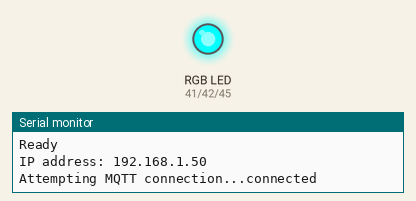
This sketch was run on a simulated ESP32. Shown: an RGB LED mixed from three pins (HIGH = lit), the last lines printed to the serial monitor. WiFi joins after 1.5 s; servers stay silent unless stated; random numbers use the default seed unless the sketch sets one; no MQTT or app messages arrive unless stated.

Above: at 1.56 s.
At 21.8 s:
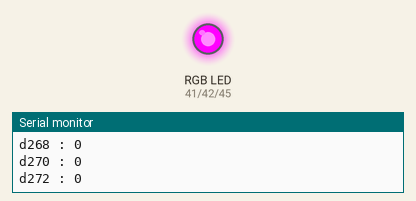
At 44.6 s:
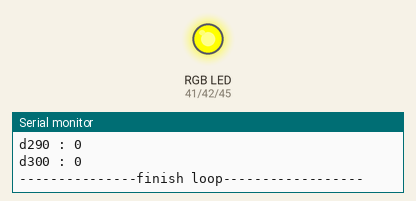
Timing chart, 0 to 53.9 s (numbered marks = the images above):
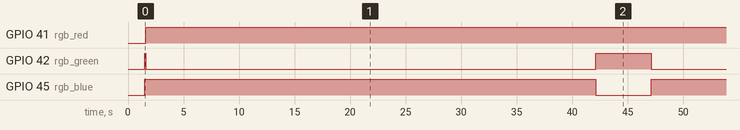

Measured:
- by itself, GPIO 41 (rgb_red): LOW → HIGH at 1.6 s
- by itself, GPIO 42 (rgb_green): repeats every 45.5 s: LOW 40.5 s, HIGH 5.0 s
- by itself, GPIO 45 (rgb_blue): alternates HIGH for 40.5 s and LOW for 5.0 s

The sketch:

AVS02.ino
```cpp
#include <WiFi.h>
#include <ESPmDNS.h>
#include <WiFiUdp.h>
#include <ArduinoOTA.h>
#include <PubSubClient.h>
#include <ModbusMaster.h>

ModbusMaster node;

//#define led_connection 42
//#define led_run 41

#define rgb_red 41
#define rgb_green 42
#define rgb_blue 45

const char* ssid = "DX_Project";
const char* password = "natmms22";
//const char* ssid = "TP-Link_EF46";
//const char* password = "98148813";
const char* mqtt_server = "192.168.1.2";

IPAddress local_IP(192, 168, 1, 72); // Static IP address192.168.100.164
IPAddress gateway(192, 168, 1, 1);    // Gateway IP address
IPAddress subnet(255, 255, 255, 0);     // subnet

WiFiClient espClient;
PubSubClient client(espClient);

/*void led()
{
  digitalWrite(led_connection , HIGH);
  delay(100);
  digitalWrite(led_connection , LOW);
  delay(100);
}*/

int count_connection;

void setup_wifi()
{
  delay(10);
  // We start by connecting to a WiFi network
  Serial.println();
  Serial.print("Connecting to ");
  Serial.println(ssid);

  WiFi.config(local_IP, gateway, subnet);
  WiFi.mode(WIFI_STA);
  WiFi.begin(ssid, password);

  while (WiFi.status() != WL_CONNECTED)
  {
    count_connection++;
    delay(500);
    Serial.print(".");
    if(count_connection>20)
    {
      ESP.restart();
    }
  }

  randomSeed(micros());

  Serial.println("");
  Serial.println("WiFi connected");
  Serial.println("IP address: ");
  Serial.println(WiFi.localIP());
}

void callback(char* topic, byte* payload, unsigned int length)
{
  Serial.print("Message arrived [");
  Serial.print(topic);
  Serial.print("] ");
  for (int i = 0; i < length; i++) {
    Serial.print((char)payload[i]);
  }
  Serial.println();

  // Switch on the LED if an 1 was received as first character
  if ((char)payload[0] == '1') {
    //digitalWrite(BUILTIN_LED, LOW);   // Turn the LED on (Note that LOW is the voltage level
    // but actually the LED is on; this is because
    // it is active low on the ESP-01)
  } else {
    //digitalWrite(BUILTIN_LED, HIGH);  // Turn the LED off by making the voltage HIGH
  }

}

int timeout ;

void reconnect()
{
  // Loop until we're reconnected
  if (!client.connected())
  {
    led_red();
    Serial.print("Attempting MQTT connection...");
    // Create a random client ID
    String clientId = "ESP8266Client-";
    clientId += String(random(0xffff), HEX);
    // Attempt to connect
    if (client.connect(clientId.c_str())) {
      Serial.println("connected");
      // Once connected, publish an announcement...
      //client.publish("outTopic", "hello world");
      // ... and resubscribe
      client.subscribe("inTopic");
    } else {
      Serial.print("failed, rc=");
      Serial.print(client.state());
      Serial.println(" try again in 5 seconds");
      // Wait 5 seconds before retrying
      //delay(5000);
      timeout++;
      if(timeout >= 10)
      {
        ESP.restart();
      }
    }
  }
}

void setup()
{
  Serial.begin(9600);
  Serial1.begin(9600);
  node.begin(1,Serial1);
  pinMode(rgb_red, OUTPUT);
  pinMode(rgb_green, OUTPUT);
  pinMode(rgb_blue, OUTPUT);
  //pinMode ( led_connection , OUTPUT);
  //pinMode ( led_run, OUTPUT);
  Serial.println("Booting");
  setup_wifi();

  // Port defaults to 3232
  // ArduinoOTA.setPort(3232);

  // Hostname defaults to esp3232-[MAC]
  ArduinoOTA.setHostname("AVS02");

  // No authentication by default
  ArduinoOTA.setPassword("1234");

  // Password can be set with it's md5 value as well
  // MD5(admin) = 21232f297a57a5a743894a0e4a801fc3
  // ArduinoOTA.setPasswordHash("21232f297a57a5a743894a0e4a801fc3");

  ArduinoOTA
    .onStart([]() {
      String type;
      if (ArduinoOTA.getCommand() == U_FLASH)
        type = "sketch";
      else // U_SPIFFS
        type = "filesystem";

      // NOTE: if updating SPIFFS this would be the place to unmount SPIFFS using SPIFFS.end()
      Serial.println("Start updating " + type);
    })
    .onEnd([]() {
      Serial.println("\nEnd");
    })
    .onProgress([](unsigned int progress, unsigned int total) {
      Serial.printf("Progress: %u%%\r", (progress / (total / 100)));
    })
    .onError([](ota_error_t error) {
      Serial.printf("Error[%u]: ", error);
      if (error == OTA_AUTH_ERROR) Serial.println("Auth Failed");
      else if (error == OTA_BEGIN_ERROR) Serial.println("Begin Failed");
      else if (error == OTA_CONNECT_ERROR) Serial.println("Connect Failed");
      else if (error == OTA_RECEIVE_ERROR) Serial.println("Receive Failed");
      else if (error == OTA_END_ERROR) Serial.println("End Failed");
    });

  ArduinoOTA.begin();

  Serial.println("Ready");
  Serial.print("IP address: ");
  Serial.println(WiFi.localIP());
  client.setServer(mqtt_server, 1883);
  client.setCallback(callback);
}

String rssi,d310,d312,d318,d530,d262,d264,d266,d268,d270,d272,d274,d276,d278,d280,d282,d284,d286,d288,d290,d300 ;
char i_rssi[16],i0[16],i1[16],i2[16],i3[16],i4[16],i5[16],i6[16],i7[16],i8[16],i9[16],i10[16],i11[16],i12[16],i13[16],i14[16],i15[16],i16[16],i17[16],i18[16],i19[16] ;


void loop()
{
  rssi = WiFi.RSSI();
  //Serial.print(WiFi.RSSI());
  ArduinoOTA.handle();
  if (!client.connected())
  {
    reconnect();
  }
  client.loop();
  led_green();
  //digitalWrite(led_connection, HIGH);
  Serial.println("\n---------------starting loop----------------");

  node.readHoldingRegisters(0, 1);
  Serial.print("d310 : ");
  Serial.println(node.getResponseBuffer(0));
  d310 = node.getResponseBuffer(0);
  node.clearResponseBuffer();

  node.readHoldingRegisters(1, 1);
  Serial.print("d312 : ");
  Serial.println(node.getResponseBuffer(0));
  d312 = node.getResponseBuffer(0);
  node.clearResponseBuffer();

  node.readHoldingRegisters(2, 1);
  Serial.print("d318 : ");
  Serial.println(node.getResponseBuffer(0));
  d318 = node.getResponseBuffer(0);
  node.clearResponseBuffer();


  node.readHoldingRegisters(3, 1);
  Serial.print("d530 : ");
  Serial.println(node.getResponseBuffer(0));
  d530 = node.getResponseBuffer(0);
  node.clearResponseBuffer();

  node.readHoldingRegisters(4, 1);
  Serial.print("d262 : ");
  Serial.println(node.getResponseBuffer(0));
  d262 = node.getResponseBuffer(0);
  node.clearResponseBuffer();

  node.readHoldingRegisters(5, 1);
  Serial.print("d264 : ");
  Serial.println(node.getResponseBuffer(0));
  d264 = node.getResponseBuffer(0);
  node.clearResponseBuffer();

  node.readHoldingRegisters(6, 1);
  Serial.print("d266 : ");
  Serial.println(node.getResponseBuffer(0));
  d266 = node.getResponseBuffer(0);
  node.clearResponseBuffer();

  node.readHoldingRegisters(7, 1);
  Serial.print("d268 : ");
  Serial.println(node.getResponseBuffer(0));
  d268 = node.getResponseBuffer(0);
  node.clearResponseBuffer();

  node.readHoldingRegisters(8, 1);
  Serial.print("d270 : ");
  Serial.println(node.getResponseBuffer(0));
  d270 = node.getResponseBuffer(0);
  node.clearResponseBuffer();

  node.readHoldingRegisters(9, 1);
  Serial.print("d272 : ");
  Serial.println(node.getResponseBuffer(0));
  d272 = node.getResponseBuffer(0);
  node.clearResponseBuffer();

  node.readHoldingRegisters(10, 1);
  Serial.print("d274 : ");
  Serial.println(node.getResponseBuffer(0));
  d274 = node.getResponseBuffer(0);
  node.clearResponseBuffer();

  node.readHoldingRegisters(11, 1);
  Serial.print("d276 : ");
  Serial.println(node.getResponseBuffer(0));
  d276 = node.getResponseBuffer(0);
  node.clearResponseBuffer();

  node.readHoldingRegisters(12, 1);
  Serial.print("d278 : ");
  Serial.println(node.getResponseBuffer(0));
  d278 = node.getResponseBuffer(0);
  node.clearResponseBuffer();

  node.readHoldingRegisters(13, 1);
  Serial.print("d280 : ");
  Serial.println(node.getResponseBuffer(0));
  d280 = node.getResponseBuffer(0);
  node.clearResponseBuffer();

  node.readHoldingRegisters(14, 1);
  Serial.print("d282 : ");
  Serial.println(node.getResponseBuffer(0));
  d282 = node.getResponseBuffer(0);
  node.clearResponseBuffer();

 node.readHoldingRegisters(15, 1);
  Serial.print("d284 : ");
  Serial.println(node.getResponseBuffer(0));
  d284 = node.getResponseBuffer(0);
  node.clearResponseBuffer();

 node.readHoldingRegisters(16, 1);
  Serial.print("d286 : ");
  Serial.println(node.getResponseBuffer(0));
  d286 = node.getResponseBuffer(0);
  node.clearResponseBuffer();

 node.readHoldingRegisters(17, 1);
  Serial.print("d288 : ");
  Serial.println(node.getResponseBuffer(0));
  d288 = node.getResponseBuffer(0);
  node.clearResponseBuffer();

 node.readHoldingRegisters(18, 1);
  Serial.print("d290 : ");
  Serial.println(node.getResponseBuffer(0));
  d290 = node.getResponseBuffer(0);
  node.clearResponseBuffer();

 node.readHoldingRegisters(19, 1);
  Serial.print("d300 : ");
  Serial.println(node.getResponseBuffer(0));
  d300 = node.getResponseBuffer(0);
  node.clearResponseBuffer();


  delay(500);
  led_blue();

  rssi.toCharArray(i_rssi, 16);client.publish("AVS02/rssi", i_rssi);
  d310.toCharArray(i0, 16);client.publish("AVS02/D310", i0);
  d312.toCharArray(i1, 16);client.publish("AVS02/D312", i1);
  d318.toCharArray(i2, 16);client.publish("AVS02/D318", i2);
  d530.toCharArray(i3, 16);client.publish("AVS02/D530", i3);
  d262.toCharArray(i4, 16);client.publish("AVS02/D262", i4);
  d264.toCharArray(i5, 16);client.publish("AVS02/D264", i5);
  d266.toCharArray(i6, 16);client.publish("AVS02/D266", i6);
  d268.toCharArray(i7, 16);client.publish("AVS02/D268", i7);
  d270.toCharArray(i8, 16);client.publish("AVS02/D270", i8);
  d272.toCharArray(i9, 16);client.publish("AVS02/D272", i9);
  d274.toCharArray(i10, 16);client.publish("AVS02/D274", i10);
  d276.toCharArray(i11, 16);client.publish("AVS02/D276", i11);
  d278.toCharArray(i12, 16);client.publish("AVS02/D278", i12);
  d280.toCharArray(i13, 16);client.publish("AVS02/D280", i13);
  d282.toCharArray(i14, 16);client.publish("AVS02/D282", i14);
  d284.toCharArray(i15, 16);client.publish("AVS02/D284", i15);
  d286.toCharArray(i16, 16);client.publish("AVS02/D286", i16);
  d288.toCharArray(i17, 16);client.publish("AVS02/D288", i17);
  d290.toCharArray(i18, 16);client.publish("AVS02/D290", i18);
  d300.toCharArray(i19, 16);client.publish("AVS02/D300", i19);
  Serial.println("\n---------------finish loop------------------\n\n");
  delay(5000);
}

void led_red()
{
  digitalWrite(rgb_red, LOW); digitalWrite(rgb_green, HIGH); digitalWrite(rgb_blue, HIGH);
}

void led_green()
{
  digitalWrite(rgb_red, HIGH); digitalWrite(rgb_green, LOW); digitalWrite(rgb_blue, HIGH);
}

void led_blue()
{
  digitalWrite(rgb_red, HIGH); digitalWrite(rgb_green, HIGH); digitalWrite(rgb_blue, LOW);
}

void rgb_off()
{
  digitalWrite(rgb_red, HIGH); digitalWrite(rgb_green, HIGH); digitalWrite(rgb_blue, HIGH);
}
```
